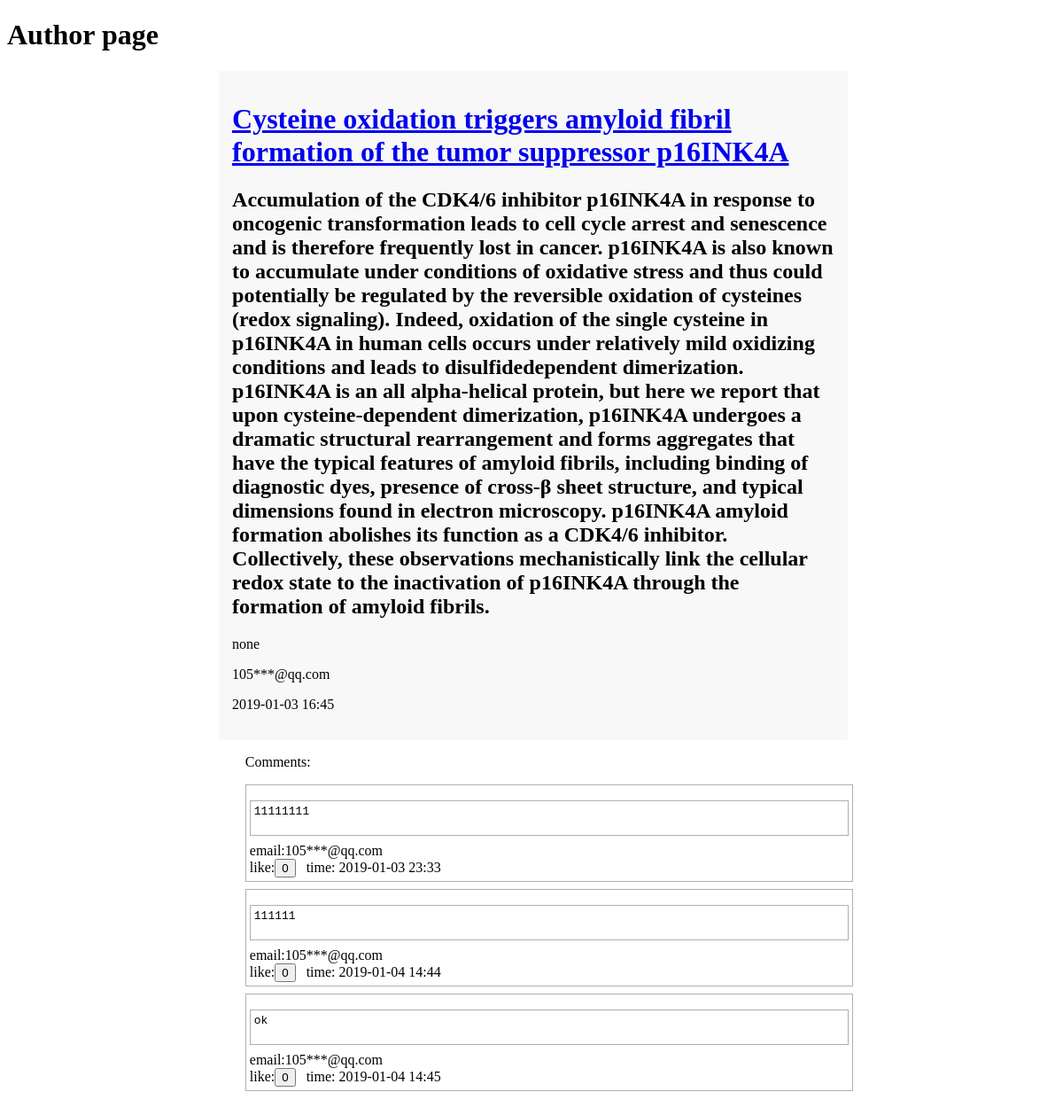
/author/1054689185@qq.com, run on an earlier commit of the app's database.
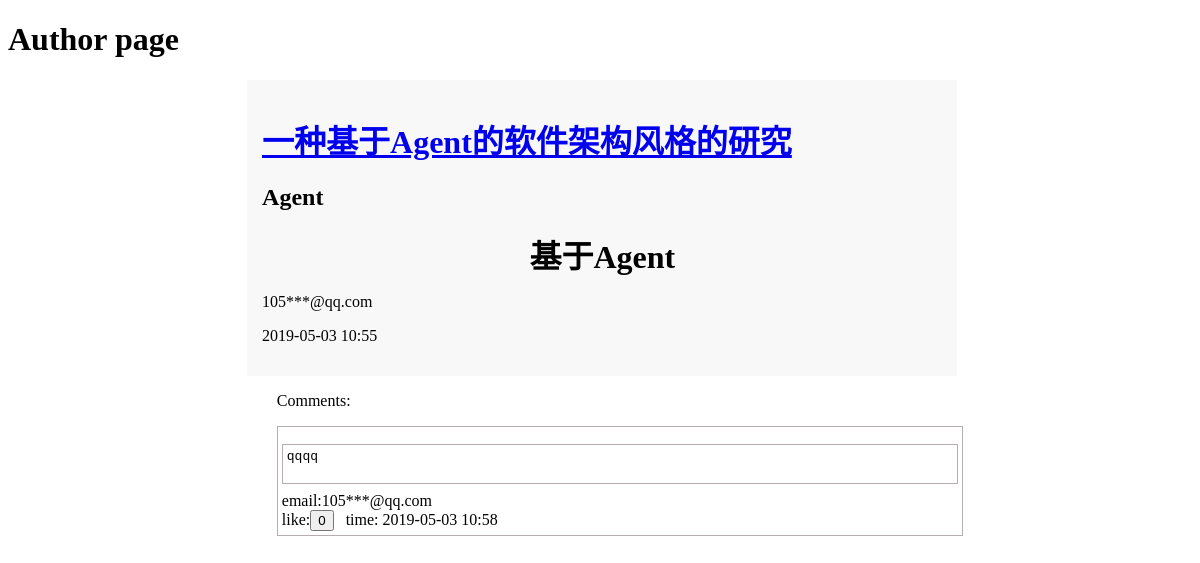
And on a later commit of the database.
### tables this page shows
CREATE TABLE Publish
(
    id text PRIMARY KEY,
    fname text,
    title text,
    abstract text,
    desc text,
    email text,
    path text,
    time text
);

CREATE TABLE Article
(
    id text,
    thumb text,
    comment text,
    email text,
    time text,
    comment_id integer PRIMARY KEY AUTOINCREMENT NOT NULL,
    CONSTRAINT Article_Publish_id_fk FOREIGN KEY (id) REFERENCES Publish (id)
);

### app.py (the view)
@app.route('/author/<email>')
def author(email):
    info = Serverdatabase.get_author(email)
    info1 = Serverdatabase.get_author1(email)
    tool = Tool()
    return render_template('author.html', info = info, info1 = info1, tool = tool)

### app.py (called while the page is built)
@app.after_request
def after_request(response):
    if request.path.startswith('/'):
        id = request.path[request.path.rfind('/', 0)+1:]
        print(id)
        ip = request.remote_addr
        print(ip)
        Serverdatabase.set_count(id, ip)
    return response

@app.before_request
def before_request():
    if request.path.startswith('/publish/'):
        verify = Verify()
        verify.show()

@app.before_request
def beforeRequest():
    ip = request.remote_addr
    Serverdatabase.record_ip(ip)

    def jiami(self, email):
        email3 = email
        count1 = len(email)
        email = email[0:email.rfind('@', 0)]
        count = len(email)
        email1 = email[0:int(count / 3)]
        email2 = email[int(count / 3):count]
        email2 = email2.replace(email2, "***")
        email4 = email3[count:count1]
        email5 = email1 + email2 + email4
        return email5

### publish.py (called while the page is built)
    @staticmethod
    def set_count(id, ip):
        conn = sqlite3.connect('server.sqlite3')
        c = conn.cursor()
        sql = 'select * from Browse where id = \''+id+'\' and ip = \'' + ip + '\''
        c.execute(sql)
        data = c.fetchall()
        if data == []:
            c.execute('Insert into Browse(id, count, ip) values (?,?,?)',(id, 1, ip))
            conn.commit()
            c.close()
            conn.close()
        else:
            conn.commit()
            c.close()
            conn.close()

    @staticmethod
    def record_ip(ip):
        conn = sqlite3.connect('server.sqlite3')
        c = conn.cursor()
        sql = 'select * from IP where ip = \'' + ip + '\''
        c.execute(sql)
        data = c.fetchall()
        if data == []:
            c.execute("INSERT into IP(ip) values (?)", (ip,))
            conn.commit()
            c.close()
            conn.close()
        else:
            c.close()
            conn.close()

    @staticmethod
    def get_author(email):
        conn = sqlite3.connect('server.sqlite3')
        c = conn.cursor()
        sql = 'select * from main.Publish where email = \''+email+'\''
        c.execute(sql)
        data = c.fetchall()
        conn.commit()
        c.close()
        conn.close()
        return data

### templates/author.html (shortened to what this page needs)
<!DOCTYPE html>
<html lang="en">
<head>
</head>
<body>
<h1>Author page</h1>
<ol>
{% autoescape false %}
{% for item in info %}
    <li class="li"> <div class="content"><h1><a href = "/{{ item[0] }}">{{ item[2] }}</a> </h1> <h2>{{ item[3] }} </h2> <p>{{ item[4] }}</p><p> {{ tool.jiami(item[5]) }}</p><p> {{ item[7] }}</p></div></li>
{% endfor %}
{% endautoescape %}
<div id = "content">
   <p>Comments:</p>
{% autoescape false %}
{% for item in info1 %}
  <div class="comment"><pre class="comment"><li>{{ item[2] }}</li><br/></pre>
      email:{{ tool.jiami(item[3]) }}
      <br/>
      like:<button id="btn_zan">0</button>&nbsp;&nbsp;
      time: {{ item[4] }}
  </div>
  {% endfor %}
{% endautoescape %}
  </div><br/>
</ol>
</body>
</html>

### templates/author.html (style rules this page uses)
#content { margin-left:20%; margin-right: 20%; margin-bottom: 5px; }
.comment { border-style: solid; padding: 4px; border-color: #B4AEAE; margin-bottom: 8px; border-width: thin; }
li { list-style: none; }
.li { list-style-type: none; background-color: #f8f8f8; margin-top: 20px; padding: 15px; margin-right: 20.5%; margin-left: 17.4%; }

What changed in the data, as far as the page shows it:
removed Publish: title "Cysteine oxidation triggers amyloid fibril formation of the tumor suppressor p16INK4A", abstract "Accumulation of the CDK4/6 inhibitor p16INK4A in response to oncogenic transformation leads to cell cycle arrest and senescence and is therefore frequently lost in cancer. p16INK4A is also known to accumulate under conditions of oxidative stress and thus could potentially be regulated by the reversible oxidation of cysteines (redox signaling). Indeed, oxidation of the single cysteine in p16INK4A in human cells occurs under relatively mild oxidizing conditions and leads to disulfidedependent dimerization. p16INK4A is an all alpha-helical protein, but here we report that upon cysteine-dependent dimerization, p16INK4A undergoes a dramatic structural rearrangement and forms aggregates that have…", desc "none", jiami "105***@qq.com", time "2019-01-03 16:45"
removed Article: comment "11111111", jiami "105***@qq.com", time "2019-01-03 23:33"
removed Article: comment "111111", jiami "105***@qq.com", time "2019-01-04 14:44"
removed Article: comment "ok", jiami "105***@qq.com", time "2019-01-04 14:45"
added Publish: title "一种基于Agent的软件架构风格的研究", abstract "Agent", desc "基于Agent", jiami "105***@qq.com", time "2019-05-03 10:55"
added Article: comment "qqqq", jiami "105***@qq.com", time "2019-05-03 10:58"
